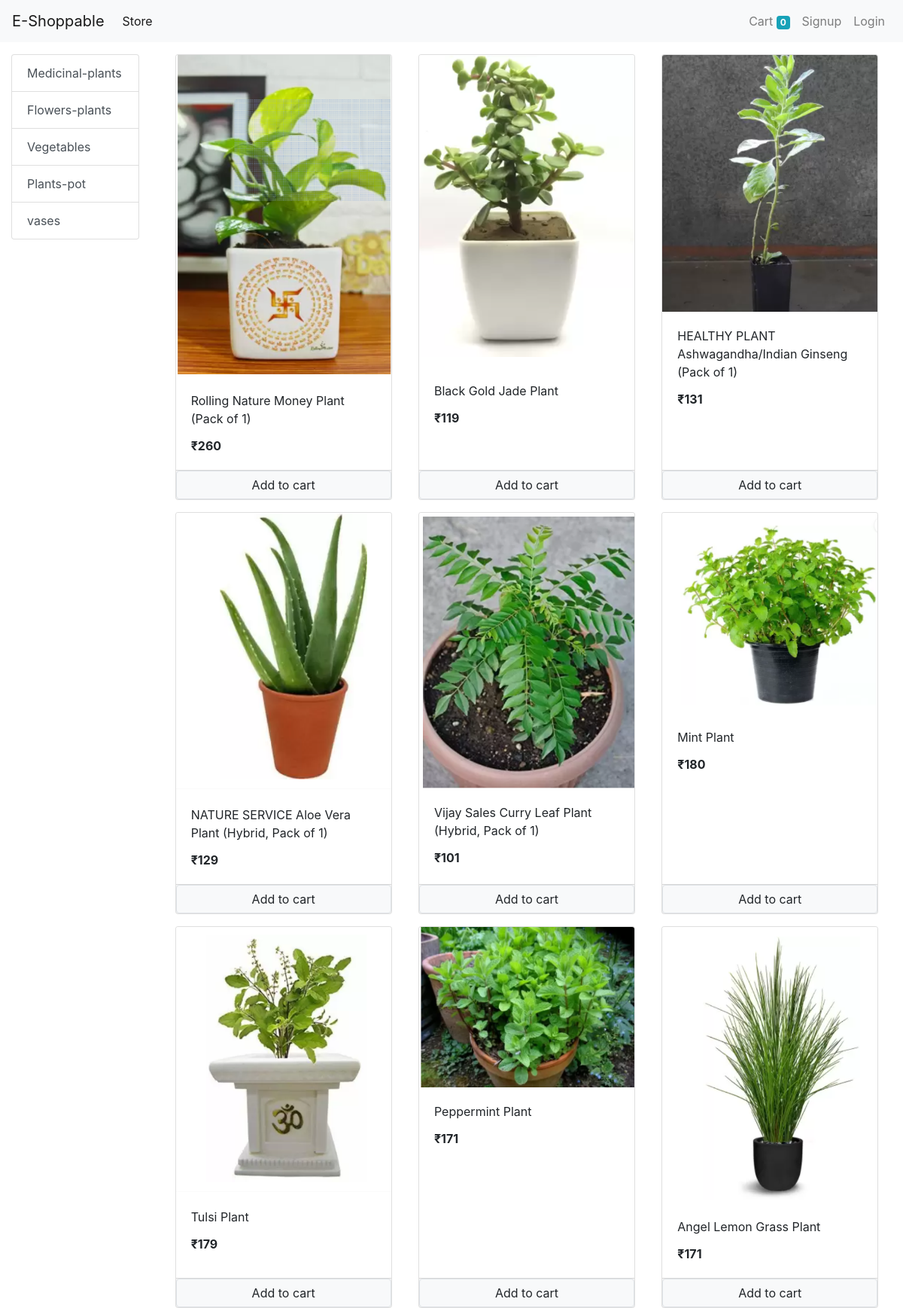
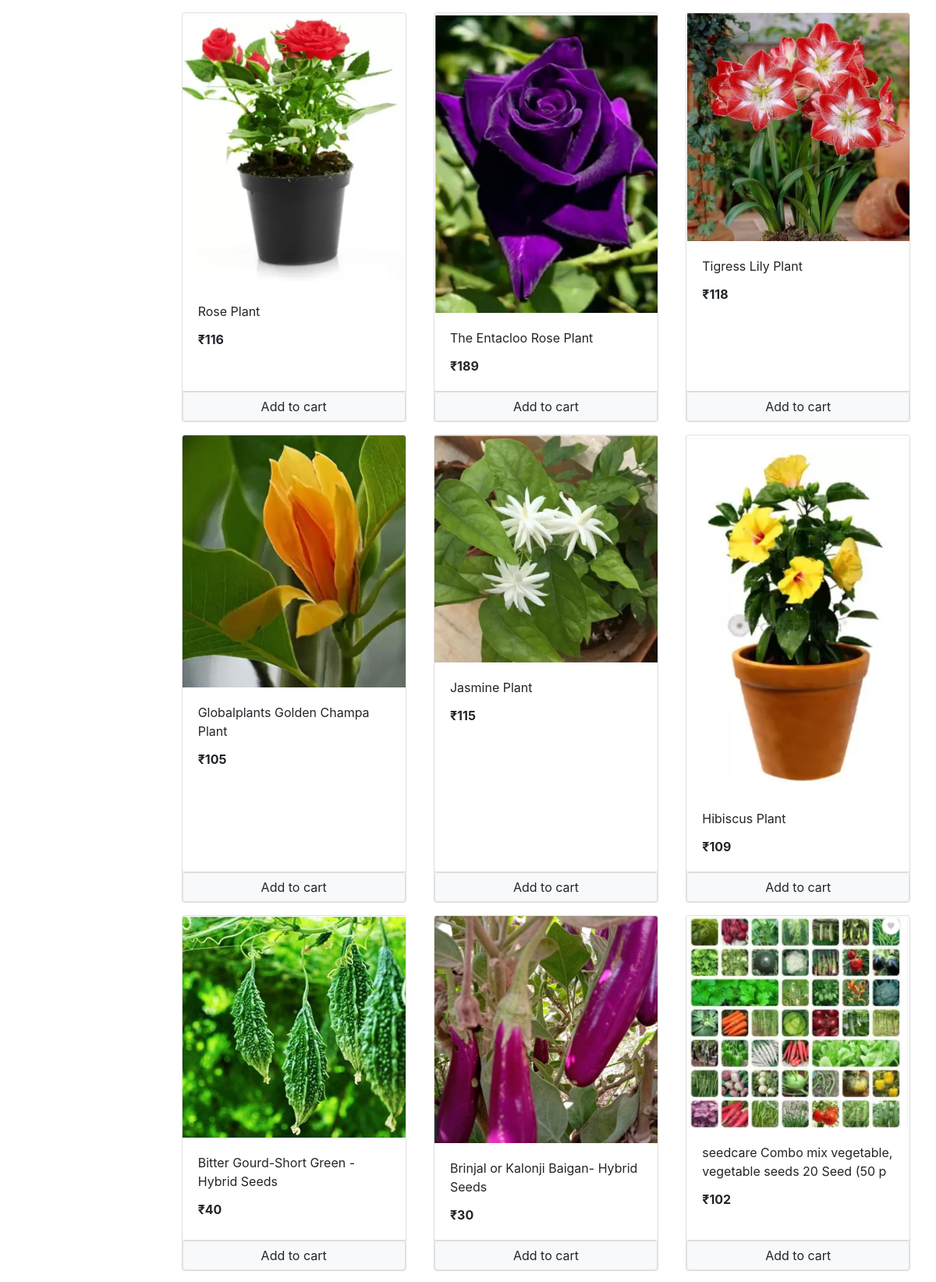
The page / (upper part) on the database its author committed (2 pictures, top to bottom).
### store/models/category.py (models this page shows, shortened)
class Category(models.Model):
    name = models.CharField(max_length=30)
    @staticmethod
    def get_all_categories():
        return Category.objects.all()

### store/models/product.py (models this page shows, shortened)
class Product(models.Model):
    name = models.CharField(max_length=60)
    category = models.ForeignKey(Category, on_delete= models.CASCADE, default=1)
    price = models.IntegerField(default=0)
    description = models.CharField(max_length=700 ,default='',null=True,blank=True)
    image = models.ImageField(upload_to='uploads/products/')
    @staticmethod
    def get_all_products():
        return Product.objects.all()

### store/views/home.py (the view, shortened to what this page needs)
# urls.py: path('',Index.as_view(), name='homepage'),
class Index(View):
   def get(self, request):
      cart = request.session.get('cart')
      if not cart:
         request.session['cart'] = {}
      products = None
      categories = Category.get_all_categories()
      categoryId = request.GET.get('category')
      if categoryId:
         products = Product.get_all_products_by_categoryid(categoryId)
      else:
         products = Product.get_all_products()
      data = {}
      data['products'] = products
      data['categories'] = categories
      print('you are :', request.session.get('email'))
      return render(request, 'index.html', data)

### store/templatetags/cart.py (called while the page is built)
@register.filter(name='is_in_cart')
def is_in_cart(product , cart):
    keys = cart.keys()
    for id in keys:
        if int(id) == product.id:
            return True
    return False;

### store/templatetags/custom_filter.py (called while the page is built)
@register.filter(name='currency')
def currency(number):
    return "₹"+str(number)

### store/templates/index.html (shortened to what this page needs)
{% extends 'base.html' %}
{% block content %}
{% load cart %}
{% load custom_filter %}
<div class="container-fluid mt-3">
  <div class="row">
    <div class="col-lg-2 mx-auto">
      <div class="list-group">
        {% for category in categories %}
        <a href="/?category={{category.id}}" class="list-group-item list-group-item-action ">{{category.name}}</a>
        {% endfor %}
      </div>
    </div>
    <div id="products" class="col-lg-10 mx-auto">
      <div class="row mx-auto">
        {% for product in products %}
        <div class="card mx-auto mb-3" id="{{product.id}}" style="width: 18rem;">
          <img class="card-img-top" src="{{product.image.url}}" alt="Card image cap">
          <div class="card-body">
            <p class="card-title">{{product.name}}</p>
            <p class="card-text"><b>{{product.price|currency}}</b></p>
          </div>
          <div class="card-footer p-0">
            {% if product|is_in_cart:request.session.cart %}
            <div class="row no-gutters">
              <form action="/#{{product.id}}" method="post" class="col-2">
                {% csrf_token %}
                <input hidden type="text" name="product" value="{{product.id}}">
                <input hidden type="text" name="remove" value="True">
                <input type="submit" value=" - " class="btn btn-block btn-secondary">
              </form>
              <div class="text-center col">{{product|cart_quantity:request.session.cart}}in cart</div>
              <form action="/#{{product.id}}" method="post" class="col-2">
                {% csrf_token %}
                <input hidden type="text" name="product" value="{{product.id}}">
                <input type="submit" value=" + " class="btn btn-block btn-secondary">
              </form>
            </div>
            {% else %}
            <form action="/#{{product.id}}" method="POST" class="btn-block">
              <input type="submit" class="float-right btn btn-light border form-control" value="Add to cart">
            </form>
            {% endif %}
          </div>
        </div>
      {% endfor %}
      </div>
    </div>
  </div>
</div>
{% endblock %}

### rows shown on the page
Category: name "Medicinal-plants"
Category: name "Flowers-plants"
Category: name "Vegetables"
Category: name "Plants-pot"
Category: name "vases"
Product: image (picture), name "Rolling Nature Money Plant (Pack of 1)", price "₹260"
Product: image (picture), name "Black Gold Jade Plant", price "₹119"
Product: image (picture), name "HEALTHY PLANT Ashwagandha/Indian Ginseng (Pack of 1)", price "₹131"
Product: image (picture), name "NATURE SERVICE Aloe Vera Plant (Hybrid, Pack of 1)", price "₹129"
Product: image (picture), name "Vijay Sales Curry Leaf Plant (Hybrid, Pack of 1)", price "₹101"
Product: image (picture), name "Mint Plant", price "₹180"
Product: image (picture), name "Tulsi Plant", price "₹179"
Product: image (picture), name "Peppermint Plant", price "₹171"
Product: image (picture), name "Angel Lemon Grass Plant", price "₹171"
Product: image (picture), name "Rose Plant", price "₹116"
Product: image (picture), name "The Entacloo Rose Plant", price "₹189"
Product: image (picture), name "Tigress Lily Plant", price "₹118"
Product: image (picture), name "Globalplants Golden Champa Plant", price "₹105"
Product: image (picture), name "Jasmine Plant", price "₹115"
Product: image (picture), name "Hibiscus Plant", price "₹109"
Product: {{ product.id }} 18 (drawn), image (picture), name "Bitter Gourd-Short Green - Hybrid Seeds", price "₹40"
Product: image (picture), name "Brinjal or Kalonji Baigan- Hybrid Seeds", price "₹30"
Product: image (picture), name "seedcare Combo mix vegetable, vegetable seeds 20 Seed (50 p", price "₹102"

### other values the page prints
{{ request.session.cart.keys|length }} "0"
